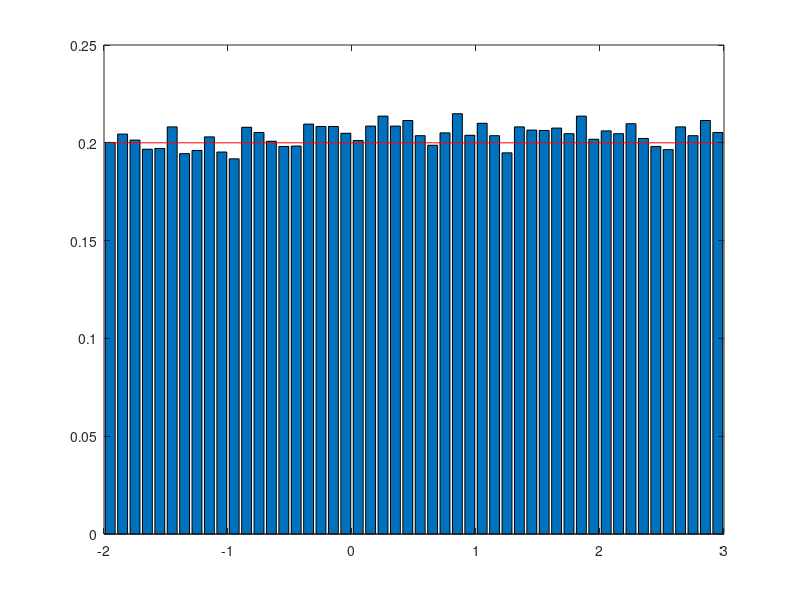

MATLAB code to generate this figure:
clear variables;
close all;

N = 50000;
n = 50;
a = -2;
b = 3;

X = (b - a) * rand(1, N) + a;

[h, xout] = hist(X, n);
aire = trapz(xout, h)

bar(xout, h/ aire);
hold on;

f = 1/ (b - a) * ones(1,n);
plot(xout, f, 'r');

E_emp = mean(xout)
E_theo = ( a + b ) / 2

V_emp = mean(xout.^2) - mean(xout).^2
V_theo = (b-a)^2 / 12

sigma_emp = sqrt( V_emp )
sigma_theo = sqrt( V_theo )